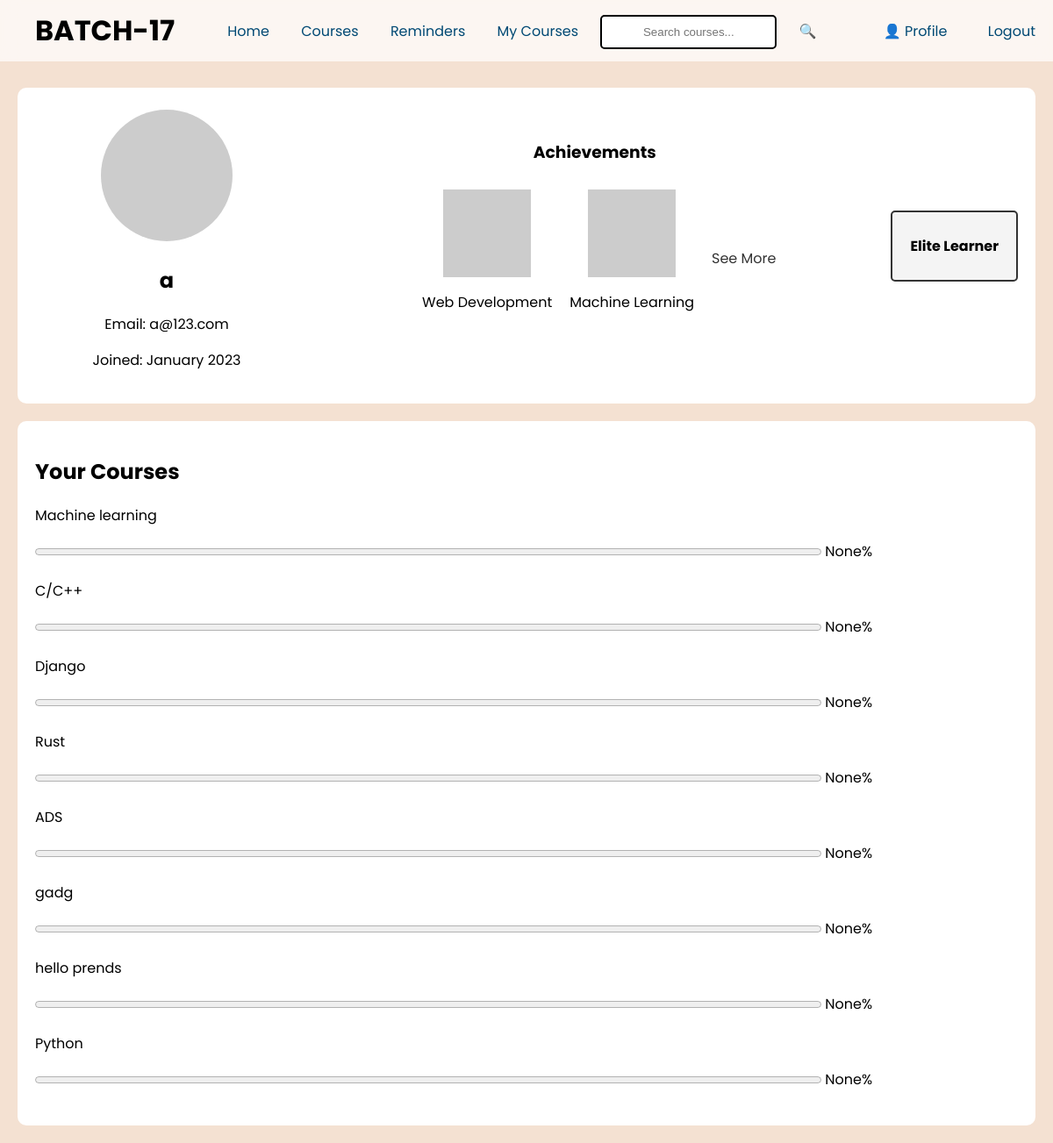
Screenshot of /App/profile/ (signed in) with the database file from the repository.
### Users/models.py (models this page shows, shortened)
class CustomUser(AbstractBaseUser, PermissionsMixin):
    email = models.EmailField(unique=True)
    name = models.CharField(max_length=255)
    ROLE_CHOICES = (
        ('student', 'Student'), # left side is stored in the database, right side is displayed in the admin panel
        ('instructor', 'Instructor'),
        ('admin', 'Admin'),
    )
    role = models.CharField(max_length=10, choices=ROLE_CHOICES, default='student')
    is_active = models.BooleanField(default=True)
    is_staff = models.BooleanField(default=False)
    objects = CustomUserManager()
    USERNAME_FIELD = 'email' # this is identifed as the unique identifier for the user
    REQUIRED_FIELDS = ['name'] # this is the required field for the user

### App/models.py (models this page shows)
class Mycourses(models.Model): # student enrolled courses
    course = models.ForeignKey(Courses, on_delete=models.CASCADE, null=True)
    student_id = models.ForeignKey(CustomUser, on_delete=models.CASCADE, null=True)
    class Meta:
        unique_together = ('course', 'student_id',)
    no_of_assignmetns_completed = models.IntegerField(null=True)
    def __str__(self):
        return self.course.course_name

class Courses(models.Model): # all the courses table
    course_name = models.CharField(max_length=100)
    course_image = models.ImageField(upload_to='course_images', null=True)
    course_code = models.CharField(max_length=100, primary_key=True)
    course_description = models.CharField(max_length=100, null=True)
    course_duration = models.CharField(max_length=100, null=True)
    no_of_assignments = models.IntegerField(null=True)
    course_price = models.CharField(max_length=100, null=True)
    instructor_id = models.ForeignKey(CustomUser, on_delete=models.CASCADE,null=True)
    def __str__(self):
        return self.course_name

### App/views_folder/student.py (the view)
# urls.py: path("profile/", student.client_profile, name="profile"), #page
def client_profile(request):
    if request.user.is_authenticated:
        id = request.user.id
        print(id)
        user = CustomUser.objects.get(id=id)
        courses_details = Mycourses.objects.filter(student_id=id)
        print(courses_details)
        data = {"user":user, "courses_details":courses_details}
        return render(request, "student/client_profile.html", data)

### App/templates/student/client_profile.html (shortened to what this page needs)
<!DOCTYPE html>
<html lang="en">
<head>
    {%load static%}
    <link rel="stylesheet" href="{% static 'css/student/c_profile.css' %}">
</head>
<body>
    <div class="navbar">
        <h1 class="logo">BATCH-17</h1>
        <div class="menu">
            <a href="{%url 'home'%}">Home</a>
            <a href="{%url 'courses'%}">Courses</a>
            <a href="#">Reminders</a>
            <a href="#">My Courses</a>
            <input class="input-box" type="text" id="searchInput"
                style="color: black; margin-top:7px; border:2px solid black;" placeholder="Search courses...">
            <span class="search-icon" onclick="searchCourses()">🔍</span>
        </div>
        <div class="user">
            <a href="{%url 'profile'%}" class="profile">👤 Profile</a>
            <a href="{%url 'logout'%}" class="logout">Logout</a>
        </div>
    </div>
    <div class="profile-container">
        <div class="profile1">
            <div class="profile-pic">
                <img src="https://via.placeholder.com/150" alt="Profile Picture">
            </div>
            <div class="details">
                <h2>{{user.name}}</h2>
                <p>Email: {{user.email}}</p>
                <p>Joined: January 2023</p>
            </div>
        </div>
        <div class="achievements">
            <h3>Achievements</h3>
            <div class="certificates">
            <div class="certificate">
                <img src="https://via.placeholder.com/100" alt="Certificate Logo">
                <p>Web Development</p>
            </div>
            <div class="certificate">
                <img src="https://via.placeholder.com/100" alt="Certificate Logo">
                <p>Machine Learning</p>
            </div>
            <a href="#" class="see-more">See More</a>
        </div>
    </div>
        <div class="profile-badge">
            <p>Elite Learner</p>
        </div>
    </div>
    <div class="course-progress">
        <h2>Your Courses</h2>
        {% for course in courses_details %}
        <div class="course">
            <p>{{ course.course }}</p>
            <progress value="{{ course.course_progress }}" max="100"></progress>
            {% if course.completion_status %}
            <span>Completed</span>
            {% else %}
            <span>{{ course.no_of_assignmetns_completed }}%</span>
            {% endif %}
        </div>
        {% endfor %}
    </div>
</body>
</html>

### App/static/css/student/c_profile.css (style rules this page uses)
body { font-family: Arial, sans-serif; margin: 0; padding: 0; background-color: #f4e1d2; font-family: 'Poppins', sans-serif; }
.logo { margin-left: 20px; }
.navbar { position: fixed; top: 0px; width: 98%; height: 50px; left: 0px; text-align:center; background-color: rgba(255, 255, 255, 0.7); overflow: hidden; padding: 10px 20px; backdrop-filter: blur(10px); display: flex; justify-content: space-between; align-items: center; }
.navbar a, .navbar input,.navbar .search-icon { display: inline-block; color: #004974; text-align: center; padding: 14px 16px; text-decoration: none; }
.navbar .input-box { margin: 5px; }
.navbar .search-icon { cursor: pointer; }
.navbar input { border: none; padding: 10px; border-radius: 5px; margin-right: 10px; }
.profile { margin-right: 10px; }
.profile-container { margin-top: 100px; display: flex; padding: 20px; background-color: #fff; margin-right: 20px; margin-left: 20px; border-radius: 10px; align-items: top; justify-content: space-between; }
.profile1 { display: flex; flex-direction: column; width: 300px; align-items: center; height: 320px; }
.details { text-align: center; }
.profile-pic img { width: 150px; height: 150px; border-radius: 50%; margin-top: 5px; }
.achievements { display: flex; flex-direction: column; align-items: center; margin-top: 20px; width: 600px; }
.certificates { display: flex; flex-wrap: wrap; align-items: center; }
.certificate { display: flex; flex-direction: column; align-items: center; margin: 10px; }
.certificate img { width: 100px; height: 100px; }
.see-more { color: #333; text-decoration: none; margin-left: 10px; }
.profile-badge { background-color: #f4f4f4; padding: 10px 20px; border-radius: 5px; align-self: center; font-weight: bold; border: 2px solid #333; }
.course-progress { padding: 20px; background-color: #fff; margin: 20px; border-radius: 10px; }
.course { margin-bottom: 20px; }
.course progress { width: 80%; }

### rows the page displays
CustomUser: name "a", email "a@123.com"
Mycourses: course "Machine learning", no_of_assignmetns_completed "None"
Mycourses: course "C/C++", no_of_assignmetns_completed "None"
Mycourses: course "Django", no_of_assignmetns_completed "None"
Mycourses: course "Rust", no_of_assignmetns_completed "None"
Mycourses: course "ADS", no_of_assignmetns_completed "None"
Mycourses: course "gadg", no_of_assignmetns_completed "None"
Mycourses: course "hello prends", no_of_assignmetns_completed "None"
Mycourses: course "Python", no_of_assignmetns_completed "None"
